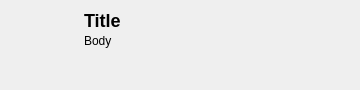
<?xml version="1.0" encoding="UTF-8"?>
<ui version="4.0">
 <class>RetroAchievementsNotification</class>
 <widget class="QWidget" name="RetroAchievementsNotification">
  <property name="geometry">
   <rect>
    <x>0</x>
    <y>0</y>
    <width>360</width>
    <height>90</height>
   </rect>
  </property>
  <property name="minimumSize">
   <size>
    <width>360</width>
    <height>90</height>
   </size>
  </property>
  <property name="styleSheet">
   <string notr="true">#title { font-weight: 600; font-size: 18px; }</string>
  </property>
  <layout class="QHBoxLayout" name="horizontalLayout">
   <property name="spacing">
    <number>10</number>
   </property>
   <property name="leftMargin">
    <number>10</number>
   </property>
   <property name="topMargin">
    <number>10</number>
   </property>
   <property name="rightMargin">
    <number>10</number>
   </property>
   <property name="bottomMargin">
    <number>10</number>
   </property>
   <item>
    <widget class="QLabel" name="image">
     <property name="minimumSize">
      <size>
       <width>64</width>
       <height>64</height>
      </size>
     </property>
     <property name="maximumSize">
      <size>
       <width>64</width>
       <height>64</height>
      </size>
     </property>
    </widget>
   </item>
   <item>
    <layout class="QVBoxLayout" name="textLayout">
     <property name="spacing">
      <number>3</number>
     </property>
     <item>
      <widget class="QLabel" name="title">
       <property name="text">
        <string>Title</string>
       </property>
      </widget>
     </item>
     <item>
      <widget class="QLabel" name="body">
       <property name="text">
        <string>Body</string>
       </property>
       <property name="wordWrap">
        <bool>true</bool>
       </property>
      </widget>
     </item>
     <item>
      <spacer name="verticalSpacer">
       <property name="orientation">
        <enum>Qt::Orientation::Vertical</enum>
       </property>
       <property name="sizeHint" stdset="0">
        <size>
         <width>20</width>
         <height>0</height>
        </size>
       </property>
      </spacer>
     </item>
    </layout>
   </item>
  </layout>
 </widget>
 <resources/>
 <connections/>
</ui>
